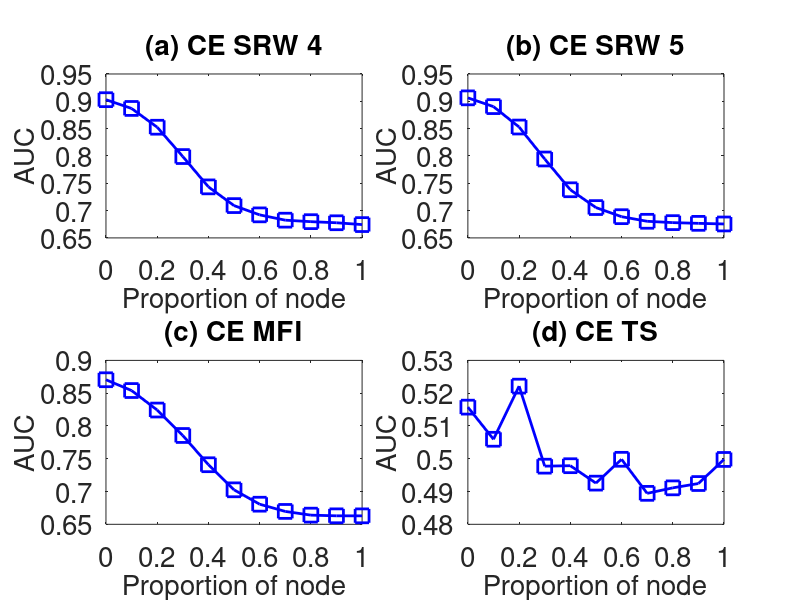

Reproduce this figure in MATLAB.
subplot(2,2,1);
x=0:0.1:1;
y=[0.902952	0.88692	0.852556	0.798882	0.743382	0.709124	0.692158	0.682448	0.679708	0.677704	0.674372
];
plot(x,y,'-bs','LineWidth',2,'MarkerSize',10);
set(gca,'FontSize',20);
xlabel('Proportion of node','fontsize',20);
ylabel('AUC','fontsize',20);
title('(a) CE SRW 4','fontsize',20);

subplot(2,2,2);
x=0:0.1:1;
y=[0.906306	0.890274	0.8529	0.794416	0.738088	0.705518	0.688834	0.680404	0.67796	0.676642	0.675492
];
plot(x,y,'-bs','LineWidth',2,'MarkerSize',10);
set(gca,'FontSize',20);
xlabel('Proportion of node','fontsize',20);
ylabel('AUC','fontsize',20);
title('(b) CE SRW 5','fontsize',20);

subplot(2,2,3);
x=0:0.1:1;
y=[0.870474	0.854014	0.824274	0.785464	0.740854	0.702602	0.680666	0.669656	0.663992	0.662946	0.662908
];
plot(x,y,'-bs','LineWidth',2,'MarkerSize',10);
set(gca,'FontSize',20);
xlabel('Proportion of node','fontsize',20);
ylabel('AUC','fontsize',20);
title('(c) CE MFI','fontsize',20);


subplot(2,2,4);
x=0:0.1:1;
y=[0.51574	0.50594	0.522146	0.497736	0.497874	0.49256	0.499834	0.489444	0.491118	0.492438	0.499784
];
plot(x,y,'-bs','LineWidth',2,'MarkerSize',10);
set(gca,'FontSize',20);
xlabel('Proportion of node','fontsize',20);
ylabel('AUC','fontsize',20);
title('(d) CE TS','fontsize',20);
